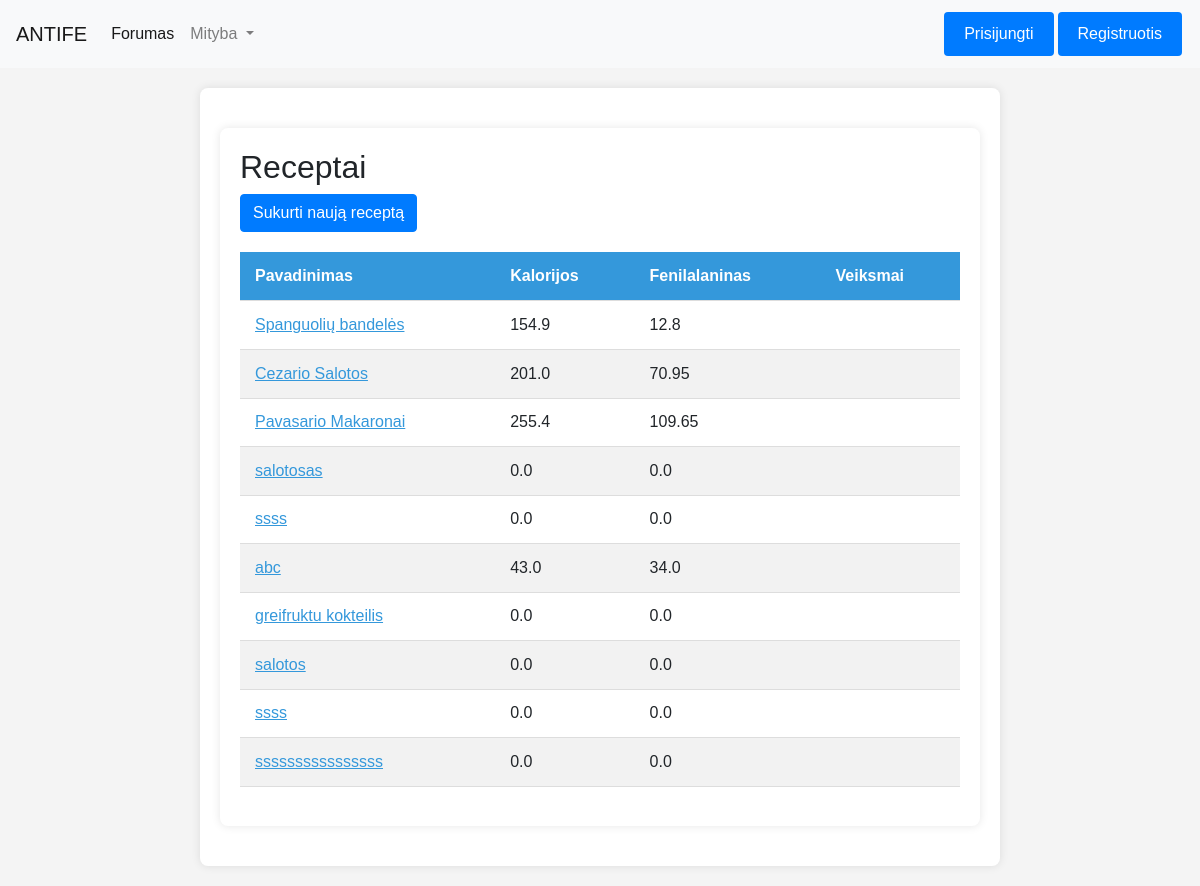
The app's page /mityba/receptai_list/, older data.
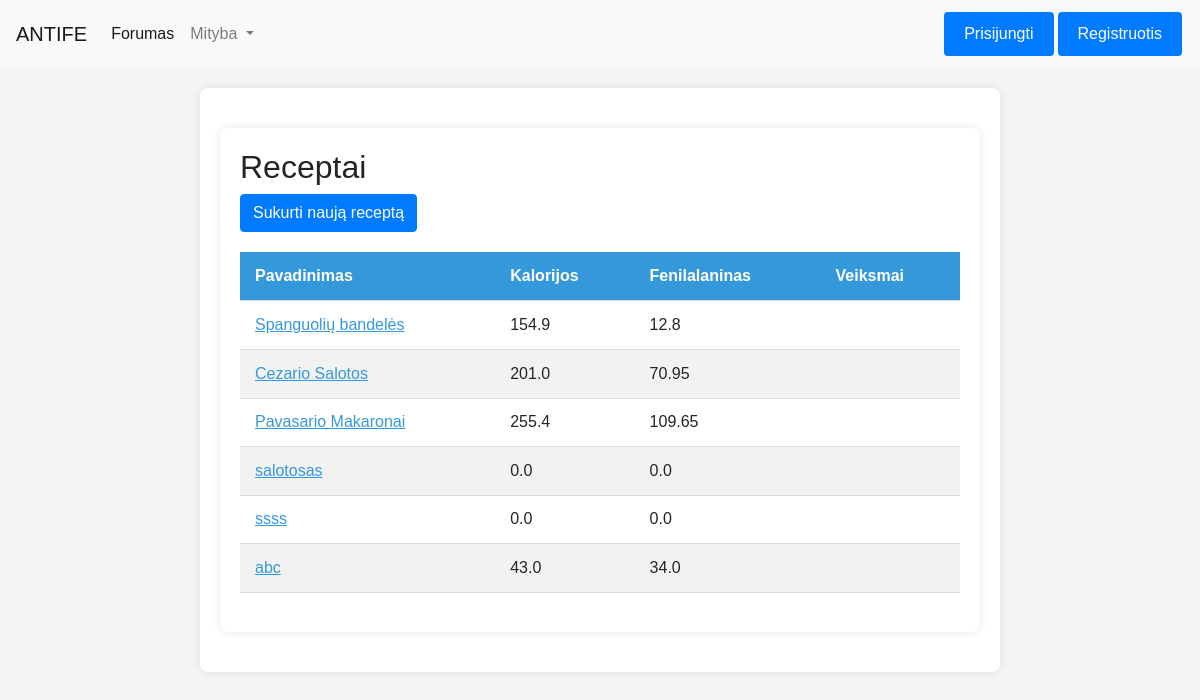
The same page, newer data.
### homepage/models.py (models this page shows)
class Receptai(models.Model):
    kalorijos = models.FloatField(default=0.0)
    pavadinimas = models.CharField(max_length=255)
    fenilalaninas = models.FloatField(default=0.0)
    baltymai = models.FloatField(default=0.0)
    aprasas = models.CharField(max_length=255)

### Mityba/views.py (the view)
# urls.py: path('receptai_list/', views.receptai_list, name='receptai_list'),
def receptai_list(request):
    all_receptai = Receptai.objects.all()
    user_favorite_ids = []
    if request.user.is_authenticated:
        current_user = request.user
        naudotojas = Naudotojai.objects.get(user=current_user)
        user_favorite_ids = Megstamiausi_receptai.objects.filter(fk_Naudotojasid_Naudotojas=naudotojas).values_list('fk_Receptasid_Receptas', flat=True)
    sorted_receptai = sorted(all_receptai, key=lambda r: r.id not in user_favorite_ids)
    return render(request, 'Receptai.html', {'receptai_list': sorted_receptai, 'user_favorite_ids': user_favorite_ids})

### Mityba/templates/Receptai.html (shortened to what this page needs)
{% extends "base.html" %}
{% block content %}
    <div class="container">
        <h2>Receptai</h2>
        <a href="{% url 'mityba:create_recipe' %}" class="btn btn-primary custom-button">Sukurti naują receptą</a>
        <table class="styled-table">
            <thead>
                <tr>
                    <th>Pavadinimas</th>
                    <th>Kalorijos</th>
                    <th>Fenilalaninas</th>
                    <th>Veiksmai</th>
                </tr>
            </thead>
            <tbody>
                {% for receptas in receptai_list %}
                    <tr>
                        <td class="name-cell" data-toggle="aprasas-{{ forloop.counter }}" data-ingredientai="ingredientai-{{ forloop.counter }}">{{ receptas.pavadinimas }}</td>
                        <td>{{ receptas.kalorijos }}</td>
                        <td>{{ receptas.fenilalaninas }}</td>
                        <td>
                        </td>
                    </tr>
                {% endfor %}
            </tbody>
        </table>
    </div>
{% endblock %}

Row changes from the older to the newer data that the page shows:
removed Receptai: pavadinimas "greifruktu kokteilis", kalorijos "0.0", fenilalaninas "0.0"
removed Receptai: pavadinimas "salotos", kalorijos "0.0", fenilalaninas "0.0"
removed Receptai: pavadinimas "ssss", kalorijos "0.0", fenilalaninas "0.0"
removed Receptai: pavadinimas "ssssssssssssssss", kalorijos "0.0", fenilalaninas "0.0"
